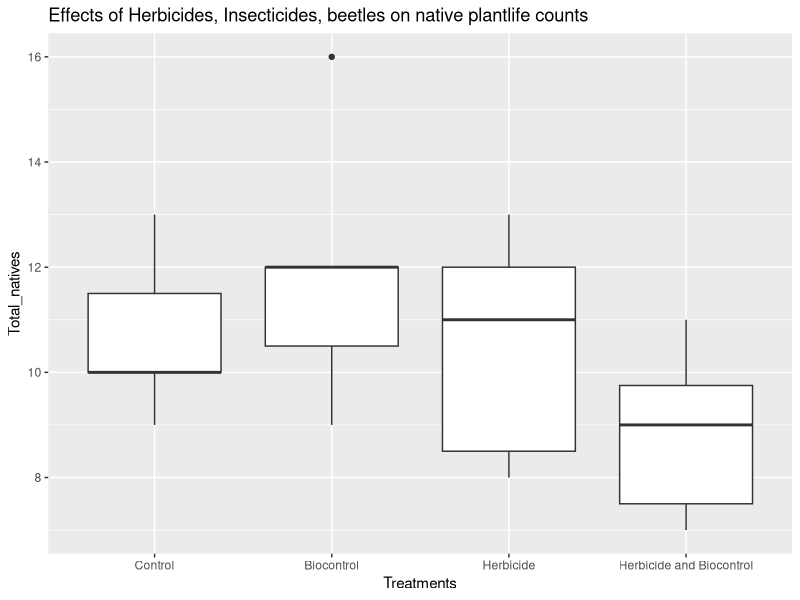

The R script that drew this image:
# A hopefully reproducible script
# Zihao He, 25/Mar/2021, zhe986@aucklanduni.ac.nz

## Assuming that this is on a clean installation of R Studio, and we want pretty graphs to come with the tables.
## As this is a R script, please run each step by "ctrl+enter" to ensure fewer errors as the program is being knit.
library(tidyverse) 
## make sure it is tidyverse, a common mistake is to put in tinyverse here. Experienced it before, got confused for half an hour at times as a result of this.
library(ggplot2)
library(dplyr)
## this makes R use the datasheet, please make sure that the csv file is in the same folder as this script to avoid having to additionally insert the entire file pathway, or just go to "import Dataset"
dicots <- read.csv ("dicots.csv")
## type in the whole path to the .csv file just in case
summary(dicots) 
## A little bit of statistics across all counts
## the datasheet in R automatically uses alphabetic order to suggest the control of the data, so the following is to show how to change this
dicots$Treatment <- factor (dicots$Treatment, ordered = FALSE)
## this tells R to undo the order of treatments, helps us with re-ordering it to have control be first
dicots_ctrl <- dicots %>% mutate (Treatment = relevel(dicots$Treatment, "Control"))
## This in essence is saying make the treatment control be first or default
summary(dicots_ctrl)
## when comparing in the console, we should see that control is above biocontrol this time
dicots_ctrl_lm <- lm(Total_natives ~ Treatment, data = dicots_ctrl)
## This is an ANOVA to see if the treatments will help with local dicot populations.
summary(dicots_ctrl_lm)
## The table generated by the above command will show 2 key bits of info, the T and P values which determines the treatments efficacy

## this will be a box plot without error bars
ggplot(data = dicots_ctrl, aes(x = Treatment, y = Total_natives)) +
  geom_boxplot() +
  ggtitle("Effects of Herbicides, Insecticides, beetles on native plantlife counts") +
  ylab("Total_natives") +
  xlab("Treatments") +
  theme_grey() 
  

